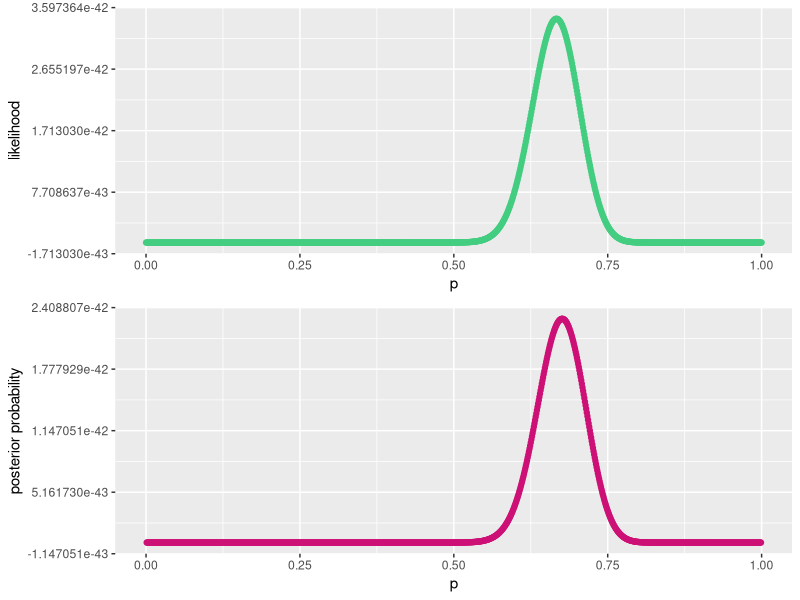
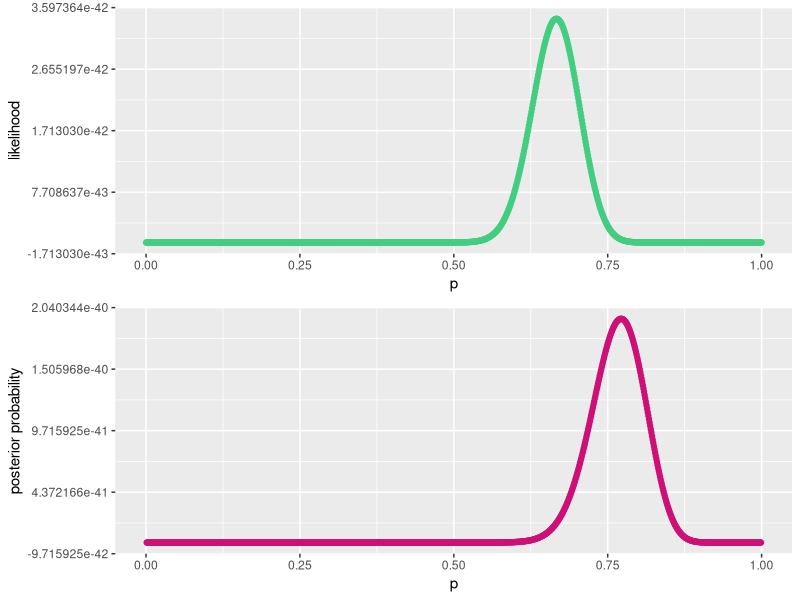
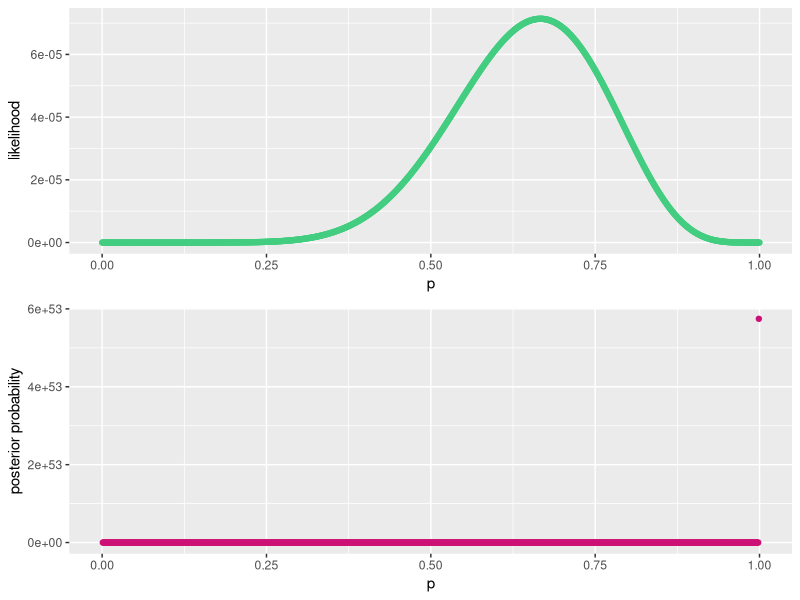

The R source for these figures, in order:
## ---- chunk 1
knitr::opts_chunk$set(echo = TRUE)

library(ggplot2)
library(reshape2)
library(gridExtra)
## ---- chunk 2

gal_data = read.table('disc-gal80-gal4-gal2.txt', sep='\t', strip.white=TRUE, stringsAsFactors = TRUE)

gal_data = t(gal_data)

colnames(gal_data) = gal_data[1,]
row.names(gal_data) = NULL

gal_data = gal_data[-1,-1]

gal_data = data.frame(gal_data)

gal_data = lapply(gal_data, trimws)

gal_data = lapply(gal_data, as.numeric)

gal_data = data.frame(gal_data)
## ---- chunk 3
gal80.cpt = prop.table(table(gal_data[c('Gal80')]))

gal4.cpt = prop.table(table(gal_data[c('Gal4')]))

gal4.gal80.cpt = prop.table(table(gal_data[c('Gal80','Gal4')]))

gal2.gal4.cpt = prop.table(table(gal_data[c('Gal4','Gal2')]))

gal2.gal4gal80.cpt = prop.table(table(gal_data[c('Gal80', 'Gal4', 'Gal2')]))

term_prob_1 = function(x){
  g80 = gal_data[x,]$Gal80
  g4 = gal_data[x,]$Gal4
  g2 = gal_data[x,]$Gal2
  
  p.g80 = as.numeric(gal80.cpt[as.character(g80)])
  p.gal4.gal80 = as.numeric(gal4.gal80.cpt[as.character(g80),as.character(g4)])
  p.gal2.gal4 = as.numeric(gal2.gal4.cpt[as.character(g4),as.character(g2)])
  
  joint = p.g80 * p.gal4.gal80 * p.gal2.gal4
  return(joint)
}

term_prob_2 = function(x){
  g80 = gal_data[x,]$Gal80
  g4 = gal_data[x,]$Gal4
  g2 = gal_data[x,]$Gal2
  
  p.g80 = as.numeric(gal80.cpt[as.character(g80)])
  p.gal4 = as.numeric(gal4.cpt[as.character(g4)])
  p.gal2.gal4gal80 = as.numeric(gal2.gal4gal80.cpt[as.character(g80), as.character(g4),as.character(g2)])
  
  joint = p.g80 * p.gal4* p.gal2.gal4gal80
  return(joint)
}

prod_1 = 1
prod_2 = 1
for (i in  1:nrow(gal_data)){
  j_1 = term_prob_1(i)
  prod_1 = prod_1 * j_1
  j_2 = term_prob_2(i)
  prod_2 = prod_2 * j_2
}

print('log likelihood of model 1:')
print(log(prod_1))

print('log likelihood of model 2:')
print(log(prod_2))

## ---- chunk 4
likelihood <- function(p, nh, nt){
  l = p^nh * (1-p)^nt
  return(l)
}

posterior = function(p, nh, nt, alpha, beta){
  prior = dbeta(p, alpha, beta)
  like = likelihood(p, nh, nt)
  post = (1/prior)*like
  return(post)
}

## ---- chunk 5
p = seq(0, 1, 0.001)

likepost = function(p, nh, nt, alpha, beta){
  likes = likelihood(p, nh, nt)
  posts = posterior(p, nh, nt, alpha, beta)
  
  ld = data.frame(p, likes, posts)
  ld
  
  max_like = p[which.max(likes)]
  print('The maximum likelilhood estimate of p is:')
  print(max_like)
  
  max_map = p[which.max(posts)]
  print('The maximum posterior estimate of p is:')
  print(max_map)
  
  plot_like = ggplot(ld, aes(x=p, y=likes)) + geom_point(col='seagreen3') + labs(x='p', y='likelihood')
  plot_post = ggplot(ld, aes(x=p, y=posts)) + geom_point(col='deeppink3') + labs(x='p', y='posterior probability')
  
  grid.arrange(plot_like, plot_post, ncol=1)
}

## ---- chunk 6
nh = 100
nt = 50
alpha = 5
beta = 5

likepost(p, nh, nt, alpha, beta)
## ---- chunk 7
nh = 100
nt = 50
alpha = 30
beta = 30

likepost(p, nh, nt, alpha, beta)
## ---- chunk 8
nh = 10
nt = 5
alpha = 30
beta = 30

likepost(p, nh, nt, alpha, beta)
